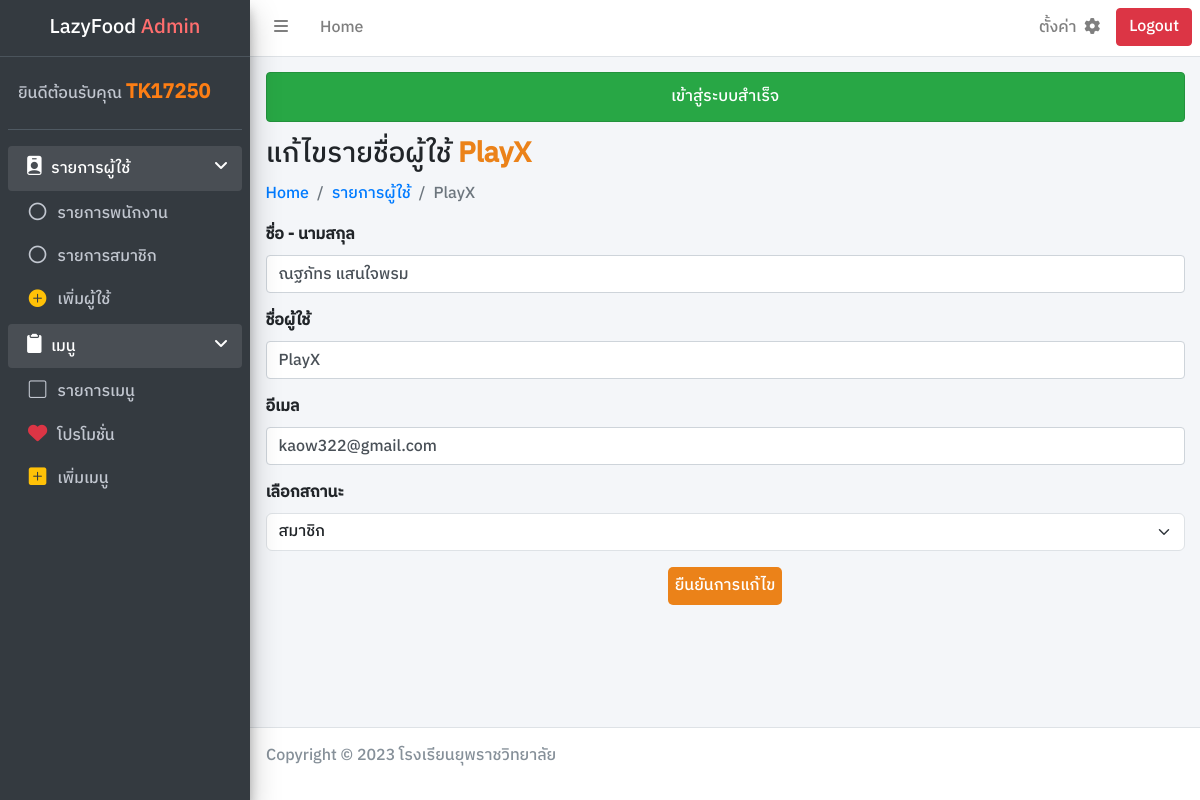
The page /admin/editclient.php?userid=3 (signed in) on the database its author committed.
### tables this page shows
CREATE TABLE `User` (
  `u_id` int(11) NOT NULL,
  `u_fname` varchar(255) NOT NULL,
  `u_username` varchar(255) NOT NULL,
  `u_email` varchar(255) NOT NULL,
  `u_pass` varchar(255) NOT NULL,
  `u_rank` varchar(255) NOT NULL
);

### connect/server.php (called while the page is built, shortened)
<?php session_start();
    class DB_conn {
        function __construct() {
            $conn = mysqli_connect(DB_host, DB_user, DB_pass, DB_name);
            $this->dbconn = $conn;
        }
    }

### class/user_db.php (called while the page is built, shortened)
<?php require_once '../connect/server.php';
    class User_DB extends DB_conn {
        public function readuserid($userid) {
            $sql = "SELECT * FROM User WHERE u_id = '$userid'";
            $result = mysqli_query($this->dbconn, $sql);
            return $result;
        }
    }

### admin/editclient.php (the view, shortened to what this page needs)
<?php require_once '../connect/server.php';
require_once '../class/user_db.php';
    $dbuser = new User_DB();
    $userid = $_GET['userid'];
    $readuserid = $dbuser->readuserid($userid);
    $rowuser = mysqli_fetch_assoc($readuserid);
?>
<!DOCTYPE html>
<html lang="en">
<head>
    <link rel="stylesheet" href="../framework/css/bootstrap.min.css">
    <link rel="stylesheet" href="https://cdn.jsdelivr.net/npm/bootstrap-icons@1.11.2/font/bootstrap-icons.min.css">
    <link rel="stylesheet" href="../framework/css/adminlte.min.css">
    <link rel="stylesheet" href="https://cdnjs.cloudflare.com/ajax/libs/font-awesome/6.2.1/css/all.min.css">
    <link rel="stylesheet" href="../dist/css/main.css">
</head>
<body class="wrapper">
    <?php include_once './component/navbar.php'; ?>
    <?php include_once './component/sidebar.php'; ?>
    <div class="content-wrapper">
        <div class="content-header">
            <div class="container-fluid">
                <div>
                    <?php include_once './component/succeed.php' ?>
                </div>
                <div >
                    <h3 class="">แก้ไขรายชื่อผู้ใช้ <a class="fw-bolder color"><?php echo $rowuser['u_username'] ?></a></h3>
                </div>
                <div>
                    <nav aria-label="breadcrumb">
                        <ol class="breadcrumb">
                            <li class="breadcrumb-item"><a href="./adminpage.php">Home</a></li>
                            <li class="breadcrumb-item"><a href="./listclient.php">รายการผู้ใช้</a></li>
                            <li class="breadcrumb-item active" aria-current="page"><?php echo $rowuser['u_username'] ?></li>
                        </ol>
                    </nav>
                </div>
            </div>
        </div>
        <div class="content">
            <div class="container-fluid">
                <div class="row">
                    <div class="col-12">
                        <form action="../process/edituser_db.php" method="post">
                            <div class="mb-3">
                                <label for="fullname" class="form-label">ชื่อ - นามสกุล</label>
                                <input type="text" class="form-control" name="fname" id="fullname" value="<?php echo $rowuser['u_fname'] ?>" autocomplete="off" required>
                            </div>
                            <div class="mb-3">
                                <label for="username" class="form-label">ชื่อผู้ใช้</label>
                                <input type="text" class="form-control" name="username" id="username" value="<?php echo $rowuser['u_username'] ?>" autocomplete="off" required>
                            </div>
                            <div class="mb-3">
                                <label for="email" class="form-label">อีเมล</label>
                                <input type="email" class="form-control" name="email" id="email" value="<?php echo $rowuser['u_email'] ?>" autocomplete="off" required>
                            </div>
                            <div class="mb-3">
                                <label for="rank">เลือกสถานะ</label>
                                <select class="form-select" name="rank" id="rank" required>
                                    <option selected hidden value="<?php echo $rowuser['u_rank']; ?>"><?php echo $rowuser['u_rank']; ?></option>
                                </select>
                            </div>
                            <div class="mb-2">
                                <button type="submit" class="btn-color m-auto d-block" name="edituser">ยืนยันการแก้ไข</button>
                            </div>
                        </form>
                    </div>
                </div>
            </div>
        </div>
    </div>
    <?php include_once './component/footer.php'; ?>
</body>
</html>

### rows shown on the page
user: u_username "PlayX", fname "ณฐภัทร แสนใจพรม", username "PlayX", email "kaow322@gmail.com", rank "สมาชิก"

### other values the page prints
$_SESSION['name'] "TK17250"
$_SESSION['succeed'] "เข้าสู่ระบบสำเร็จ"
